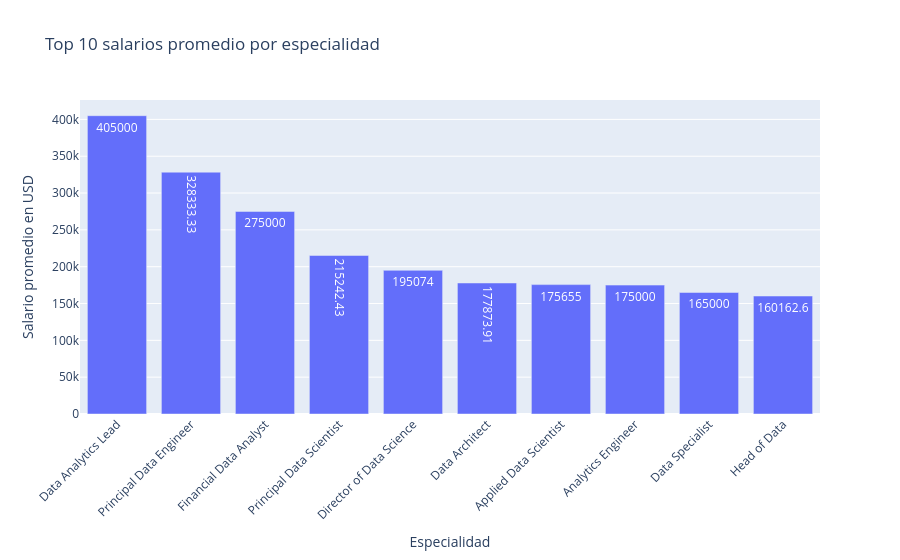

Notebook code cell kept with this figure:
### Code cell
import plotly.express as px

top_10 = mean_sal_jobtitle.head(10)

fig = px.bar(
    x=top_10.index,
    y=top_10.values,
    text=top_10.values,
    title="Top 10 salarios promedio por especialidad"
)

fig.update_layout(
    xaxis_title="Especialidad",
    yaxis_title="Salario promedio en USD",
    xaxis_tickangle=-45
)

fig.show()

### Figure 1 — Plotly figure (JSON) as saved in the notebook; plotly's stock layout.template omitted (floating-point values rounded to 4 significant figures)
{"data": [{"hovertemplate": "x=%{x}<br>y=%{y}<br>text=%{text}<extra></extra>", "legendgroup": "", "marker": {"color": "#636efa", "pattern": {"shape": ""}}, "name": "", "orientation": "v", "showlegend": false, "text": [405000.0, 328300.0, 275000.0, 215200.0, 195100.0, 177900.0, 175700.0, 175000.0, 165000.0, 160200.0], "textposition": "auto", "type": "bar", "x": ["Data Analytics Lead", "Principal Data Engineer", "Financial Data Analyst", "Principal Data Scientist", "Director of Data Science", "Data Architect", "Applied Data Scientist", "Analytics Engineer", "Data Specialist", "Head of Data"], "xaxis": "x", "y": [405000.0, 328300.0, 275000.0, 215200.0, 195100.0, 177900.0, 175700.0, 175000.0, 165000.0, 160200.0], "yaxis": "y"}], "layout": {"barmode": "relative", "legend": {"tracegroupgap": 0}, "title": {"text": "Top 10 salarios promedio por especialidad"}, "xaxis": {"anchor": "y", "domain": [0, 1], "tickangle": -45, "title": {"text": "Especialidad"}}, "yaxis": {"anchor": "x", "domain": [0, 1], "title": {"text": "Salario promedio en USD"}}}}
